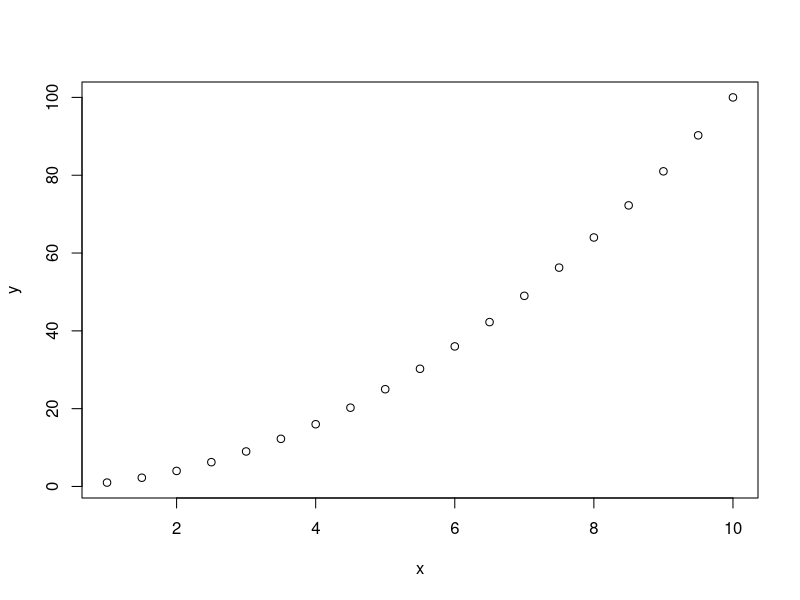
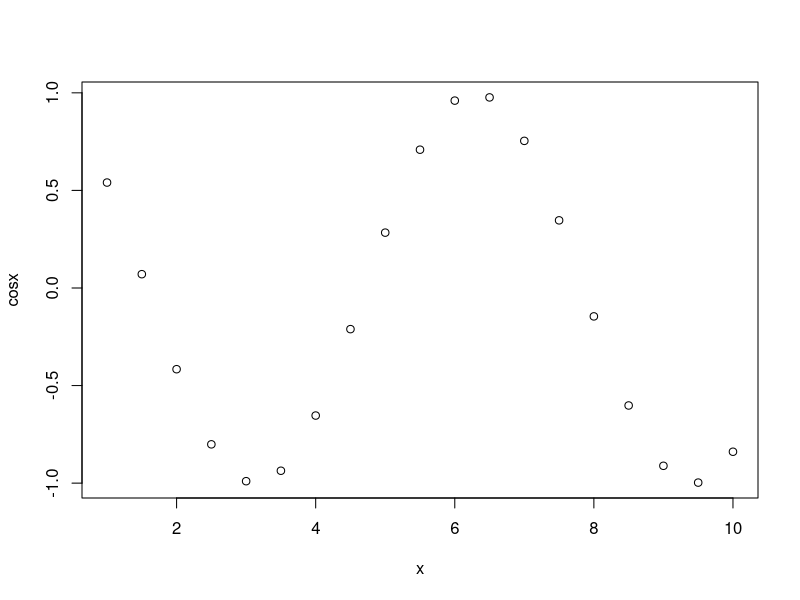
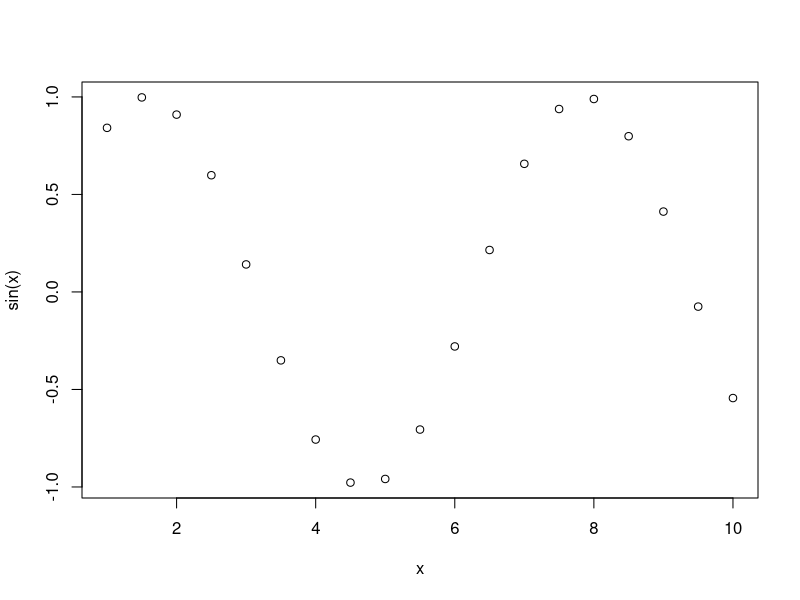
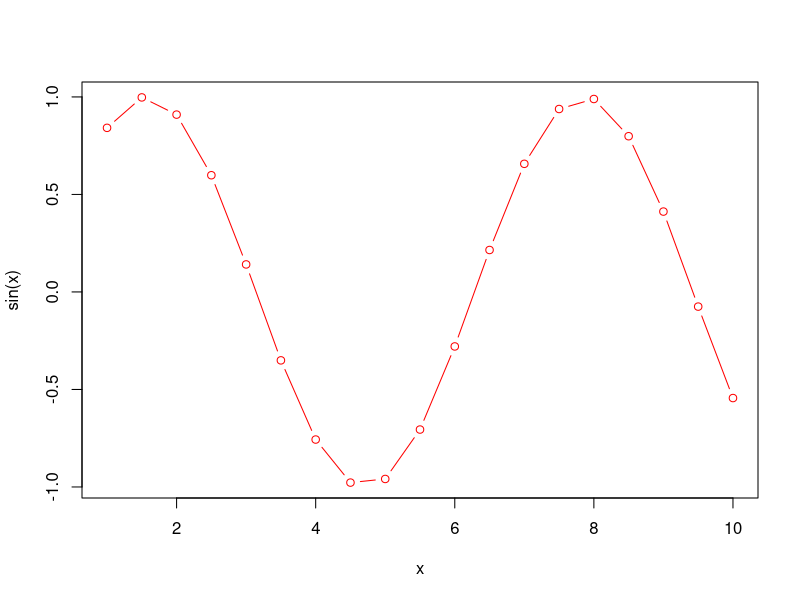
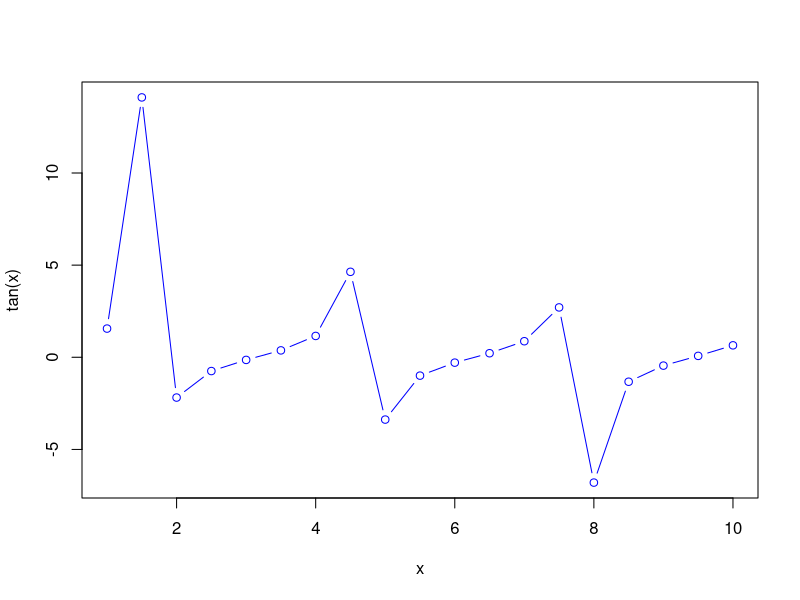
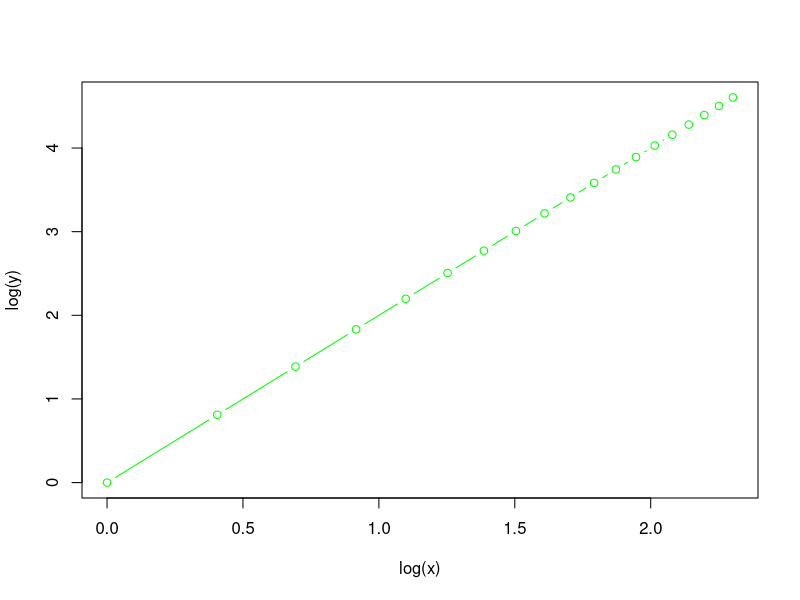
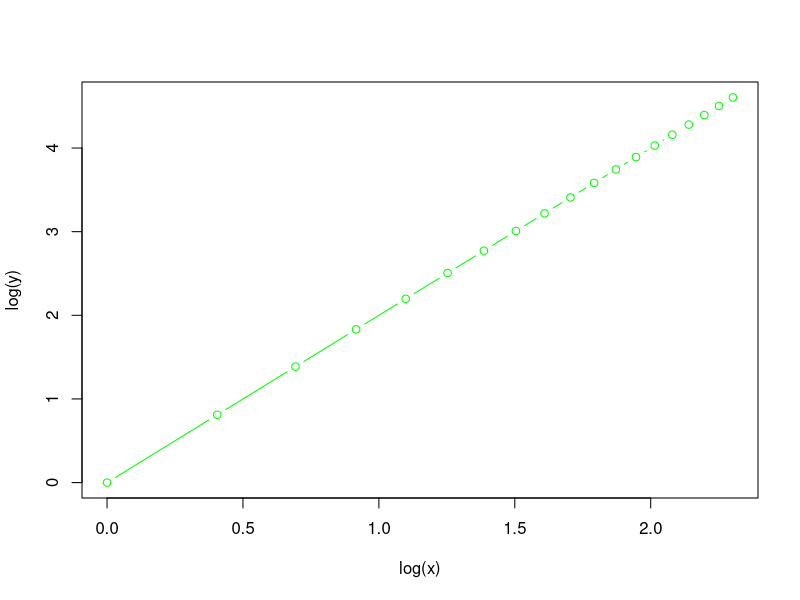

The R source for these figures, in order:
# MODULE 01 R Script ============================
# Console Commands Line Examples ================
4 + 4
sqrt(25)
pi
seq(from=1, to=10, by=0.5)

# EXERCISE 01 ===================================
# save sequence of numbers in object x
x <- seq(from=1, to=10, by=0.5)

# view the contents of x
x

# use x to create new object y
y <- x*x

# plot x and y
plot(x,y)

# EXERCISE 02 ===================================
# create cosx
cosx <- cos(x)

# plot x, cosx
plot(x, cosx)

# use functions as needed
# plot x, sin(x)
plot(x, sin(x))

# plot both points and lines
# make the color red
plot(x, sin(x), type = "both", col = "red")

# [YOUR TURN] plot x and the tangent of x
# change color to blue
# hint: help(sin) - to see list of other trig functions
plot(x, tan(x), type = "both", col = "blue")

# [YOUR TURN] plot log of x with log y
# change color to green
# hint: help(log) - to see list of log functions
plot(log(x), log(y), type = "both", col = "green")

plot(log(x), log(y), type = "b", col = "green")
